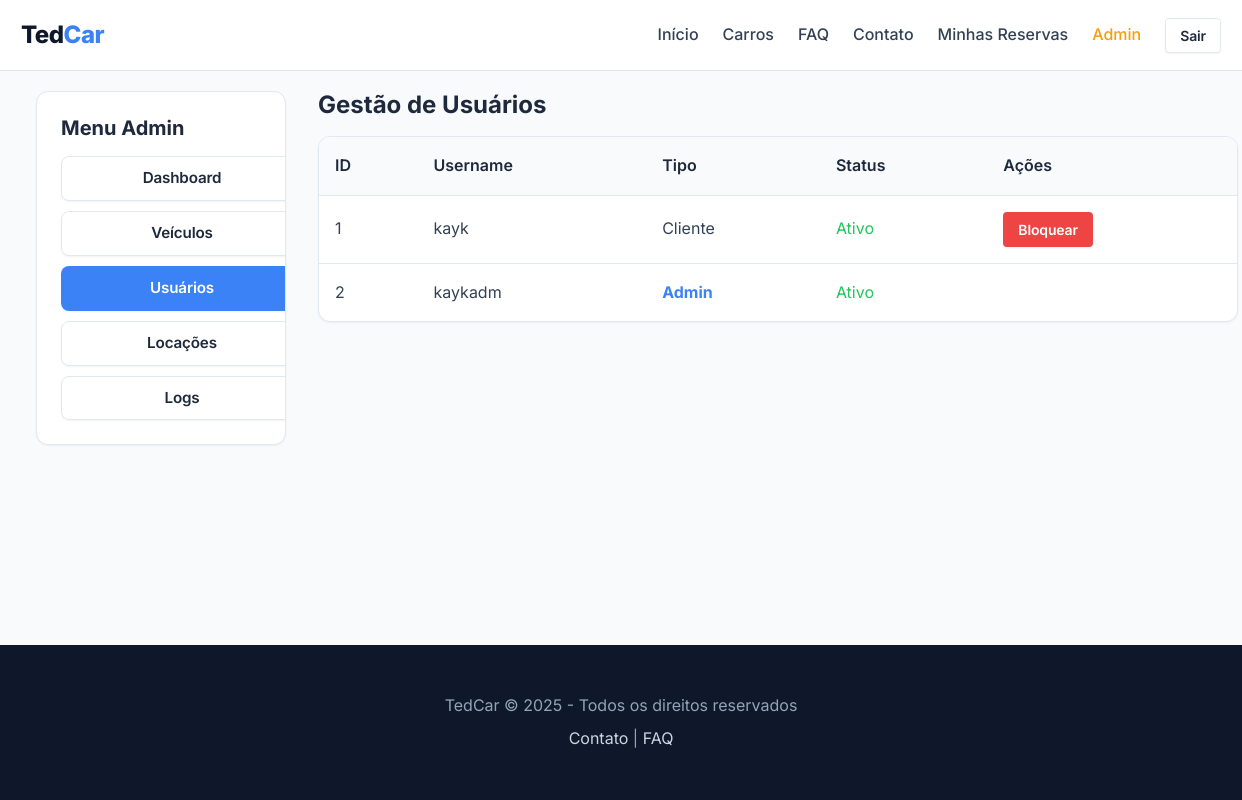
/admin/users (signed in), run on the app's committed database.
### tedcar_2.0/app.py (models this page shows)
class User(UserMixin, db.Model):
    id = db.Column(db.Integer, primary_key=True)
    username = db.Column(db.String(150), unique=True, nullable=False)
    password = db.Column(db.String(150), nullable=False)
    is_admin = db.Column(db.Boolean, default=False)
    is_blocked = db.Column(db.Boolean, default=False)
    cars = db.relationship('Car', backref='owner', lazy=True)

### tedcar_2.0/app.py (the view)
@app.route('/admin/users')
@login_required
@admin_required
def admin_users():
    users = User.query.all()
    return render_template('admin/users.html', users=users)

### tedcar_2.0/app.py (called while the page is built)
@login_manager.user_loader
def load_user(user_id):
    if user_id == 'MASTER':
        u = User(id=0, username=MASTER_USER, is_admin=True)
        u.get_id = lambda: 'MASTER'
        return u
    return User.query.get(int(user_id))

def admin_required(f):
    @wraps(f)
    def decorated_function(*args, **kwargs):
        if not current_user.is_authenticated:
            return login_manager.unauthorized()
        is_master = (current_user.get_id() == 'MASTER')
        if not is_master and not getattr(current_user, 'is_admin', False):
            flash('Acesso negado: Área restrita a administradores.', 'error')
            return redirect(url_for('index'))
        return f(*args, **kwargs)
    return decorated_function

### tedcar_2.0/templates/admin/users.html
{% extends "base.html" %}
{% block content %}
<div class="container" style="max-width: 1400px;">
    <div class="grid" style="grid-template-columns: 250px 1fr; gap: var(--spacing-xl);">
        <div class="card" style="height: fit-content;">
            <div class="card-body">
                <h3 class="card-title mb-md">Menu Admin</h3>
                <nav style="display: flex; flex-direction: column; gap: 10px;">
                    <a href="{{ url_for('admin_dashboard') }}" class="btn btn-outline w-full text-left">Dashboard</a>
                    <a href="{{ url_for('admin_cars') }}" class="btn btn-outline w-full text-left">Veículos</a>
                    <a href="{{ url_for('admin_users') }}" class="btn btn-primary w-full text-left">Usuários</a>
                    <a href="{{ url_for('admin_rentals') }}" class="btn btn-outline w-full text-left">Locações</a>
                    <a href="{{ url_for('admin_logs') }}" class="btn btn-outline w-full text-left">Logs</a>
                </nav>
            </div>
        </div>
        <div>
            <h2 class="mb-md">Gestão de Usuários</h2>
            <div class="table-container">
                <table class="table">
                    <thead>
                        <tr>
                            <th>ID</th>
                            <th>Username</th>
                            <th>Tipo</th>
                            <th>Status</th>
                            <th>Ações</th>
                        </tr>
                    </thead>
                    <tbody>
                        {% for user in users %}
                        <tr>
                            <td>{{ user.id }}</td>
                            <td>{{ user.username }}</td>
                            <td>
                                {% if user.is_admin %}
                                <span style="color: var(--secondary-color); font-weight: bold;">Admin</span>
                                {% else %}
                                Cliente
                                {% endif %}
                            </td>
                            <td>
                                {% if user.is_blocked %}
                                <span style="color: #ef4444; font-weight: bold;">Bloqueado</span>
                                {% else %}
                                <span style="color: #22c55e;">Ativo</span>
                                {% endif %}
                            </td>
                            <td>
                                {% if not user.is_admin %}
                                <a href="{{ url_for('admin_toggle_block_user', id=user.id) }}"
                                    class="btn btn-sm {% if user.is_blocked %}btn-primary{% else %}btn-danger{% endif %}">
                                    {% if user.is_blocked %}Desbloquear{% else %}Bloquear{% endif %}
                                </a>
                                {% endif %}
                            </td>
                        </tr>
                        {% endfor %}
                    </tbody>
                </table>
            </div>
        </div>
    </div>
</div>
{% endblock %}

### tedcar_2.0/static/css/style.css (style rules this page uses)
:root { --primary-color: #0f172a; --secondary-color: #3b82f6; --accent-color: #f59e0b; --bg-color: #f8fafc; --card-bg: #ffffff; --text-main: #334155; --text-heading: #1e293b; --text-light: #94a3b8; --danger-color: #ef4444; --success-color: #22c55e; --border-color: #e2e8f0; --spacing-xs: 4px; --spacing-sm: 8px; --spacing-md: 16px; --spacing-lg: 24px; --spacing-xl: 32px; --spacing-2xl: 48px; --font-main: 'Inter', sans-serif; --shadow-sm: 0 1px 2px 0 rgb(0 0 0 / 0.05); --shadow-md: 0 4px 6px -1px rgb(0 0 0 / 0.1), 0 2px 4px -2px rgb(0 0 0 / 0.1); --shadow-lg: 0 10px 15px -3px rgb(0 0 0 / 0.1), 0 4px 6px -4px rgb(0 0 0 / 0.1); --radius-sm: 4px; --radius-md: 8px; --radius-lg: 12px; --radius-full: 9999px; }
* { margin: 0; padding: 0; box-sizing: border_box; }
body { font-family: var(--font-main); background-color: var(--bg-color); color: var(--text-main); line-height: 1.6; min-height: 100vh; display: flex; flex-direction: column; }
h1, h2, h3, h4, h5, h6 { color: var(--text-heading); font-weight: 700; line-height: 1.2; margin-bottom: var(--spacing-md); }
a { text-decoration: none; color: var(--secondary-color); transition: color 0.2s; }
.container { width: 100%; max-width: 1200px; margin: 0 auto; padding: 0 var(--spacing-md); }
.grid { display: grid; gap: var(--spacing-lg); }
.btn { display: inline-flex; align-items: center; justify-content: center; padding: 0.625rem 1.25rem; border-radius: var(--radius-md); font-weight: 600; cursor: pointer; transition: all 0.2s cubic-bezier(0.4, 0, 0.2, 1); border: 1px solid transparent; font-size: 0.95rem; line-height: 1.5; letter-spacing: -0.01em; box-shadow: var(--shadow-sm); }
.btn-primary { background-color: var(--secondary-color); color: white; border-color: transparent; }
.btn-outline { background-color: transparent; border: 1px solid var(--border-color); color: var(--text-heading); background-color: white; }
.btn-danger { background-color: var(--danger-color); color: white; border-color: transparent; }
.btn-sm { padding: 0.375rem 0.875rem; font-size: 0.875rem; border-radius: var(--radius-sm); }
.card { background-color: var(--card-bg); border-radius: var(--radius-lg); box-shadow: var(--shadow-sm); overflow: hidden; border: 1px solid var(--border-color); transition: transform 0.2s, box-shadow 0.2s; }
.card-body { padding: var(--spacing-lg); }
.card-title { font-size: 1.25rem; margin-bottom: var(--spacing-sm); }
.table-container { overflow-x: auto; background: white; border-radius: var(--radius-lg); box-shadow: var(--shadow-sm); border: 1px solid var(--border-color); }
.table { width: 100%; border-collapse: collapse; }
.table th, .table td { padding: var(--spacing-md); text-align: left; border-bottom: 1px solid var(--border-color); }
.table th { background-color: #f8fafc; font-weight: 600; color: var(--text-heading); }
.table tr:last-child td { border-bottom: none; }
.mb-md { margin-bottom: var(--spacing-md); }
.w-full { width: 100%; }

### data on the page
User: id "1", username "kayk", is_admin "Cliente", is_blocked "Ativo"
User: id "2", username "kaykadm", is_admin "Admin", is_blocked "Ativo"
